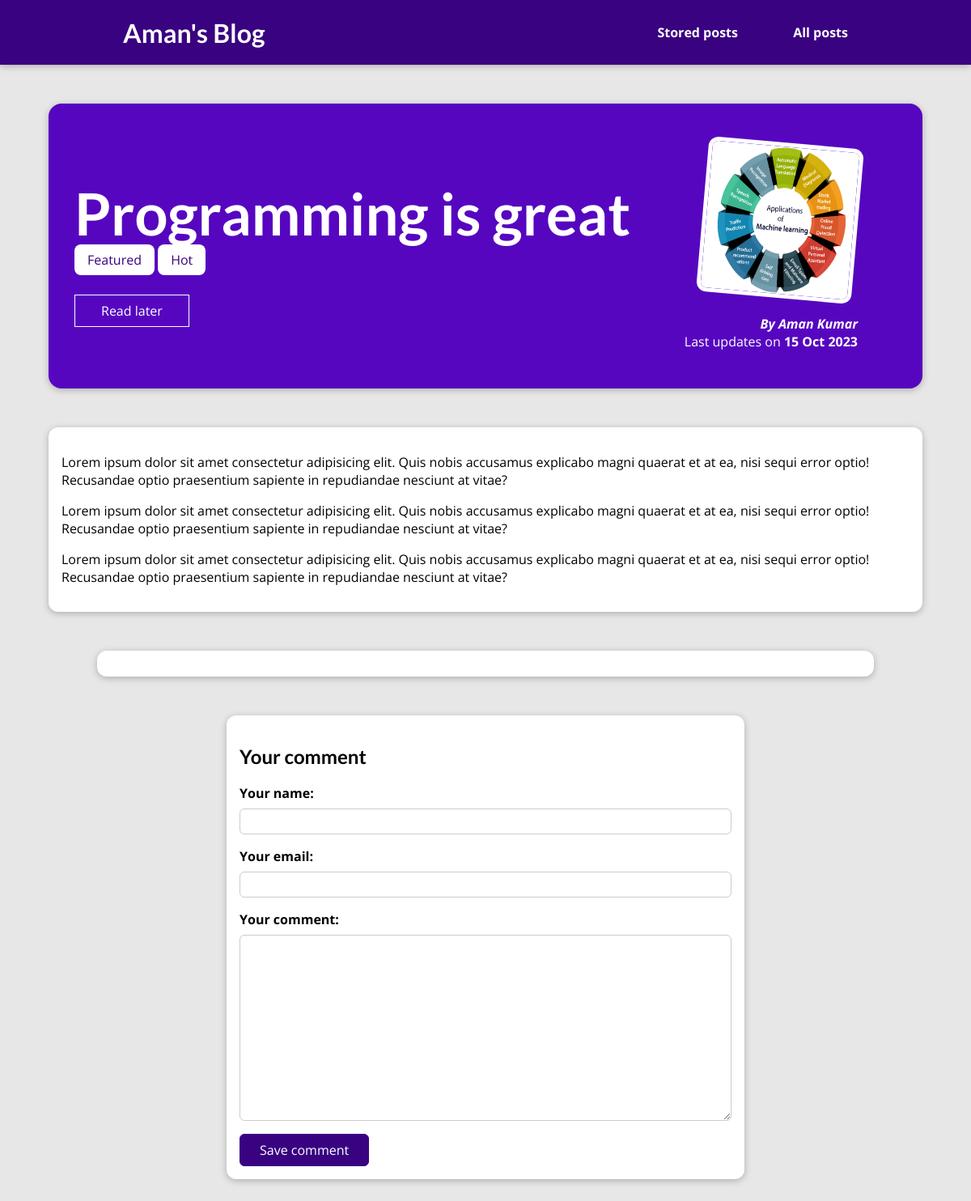
Page /posts/programming-is-fun on the committed database.
### blog/models.py (models this page shows, shortened)
class Post(models.Model):
    title = models.CharField(max_length=150)
    excerpt = models.CharField(max_length=200)
    image = models.ImageField(upload_to="image", null=True)
    date = models.DateField(auto_now=True)
    slug = models.SlugField(unique=True, db_index=True)
    content = models.TextField(validators=[MinLengthValidator(10)])
    author = models.ForeignKey(
        Author, on_delete=models.SET_NULL, null=True, related_name="posts")
    tags = models.ManyToManyField(Tag)

class Tag(models.Model):
    caption = models.CharField(max_length=20)

class Author(models.Model):
    first_name = models.CharField(max_length=100)
    last_name = models.CharField(max_length=100)
    email_address = models.EmailField()
    def full_name(self):
        return f"{self.first_name} {self.last_name}"
    def __str__(self):
        return self.full_name()

### blog/views.py (the view, shortened to what this page needs)
# urls.py: path("posts/<slug:slug>", views.PostDetailView.as_view(),
class PostDetailView(View):
    def get(self, request, slug):
        post = Post.objects.get(slug=slug)
        stored_posts = request.session.get("stored_posts")
        is_saved_for_later = False
        if stored_posts is not None:
            is_saved_for_later = post.id in stored_posts
        context = {
            "post": post,
            "tags": post.tags.all(),
            "comment_form": CommentForm(),
            "comments": post.comments.all(),
            "saved_for_later": is_saved_for_later
        }
        return render(request, "blog/post-detail.html", context)

### blog/forms.py
class CommentForm(forms.ModelForm):
    class Meta:
        model = Comment
        exclude = ["post"]
        labels = {
            "user_name": "Your name",
            "user_email": "Your email",
            "text": "Your comment"
        }

### blog/templates/blog/post-detail.html (shortened to what this page needs)
{% extends "base.html" %}
{% load static %}
{% block css_files %}
<link rel="stylesheet" href="{% static "blog/post.css" %}">
<link rel="stylesheet" href="{% static "blog/all-posts.css" %}">
<link rel="stylesheet" href="{% static "blog/post-detail.css" %}">
{% endblock css_files %}
{% block content %}
<section id="summary">
    <h2>{{ post.title }}</h2>
    <div>
        {% for tag in tags %}
            <span class="tag">{{ tag.caption }}</span>
        {% endfor %}
    </div>
    <div id="read-later">
        <form action="{% url "read-later" %}" method="post">
            <button>
                {% if saved_for_later %}
                    Remove from read later
                {% else %}
                    Read later
                {% endif %}
            </button>
        </form>
    </div>
    <article>
        <img src="{{ post.image.url }}" alt="post image">
        <address>By <a href="mailto:{{post.author.email_address}}">{{ post.author|title }}</a></address>
        <div>
            Last updates on <time>{{ post.date|date:"d M Y" }}</time>
        </div>
    </article>
</section>
<main>
    <p>{{ post.content|linebreaks }}</p>
</main>
<section id="comments">
</section>
<section id = "comment-form">
    <h2>Your comment</h2>
    <form action = "{% url "post-detail-page" post.slug %}" method="post">
        {% for form_field in comment_form %}
        <div class="form-control {% if form_field.errors %}invalid{% endif %}">
            {{ form_field.label_tag }}
            {{ form_field }}
        </div>
        {% endfor %}
        <button> Save comment </button>
    </form>
</section>
{% endblock content %}

### static/app.css (style rules this page uses)
* { box-sizing: border-box; }
html { font-family: 'Open Sans', 'Lato', sans-serif; }
body { margin: 0; }
h1, h2, h3 { font-family: 'Lato', sans-serif; font-weight: bold; }

### blog/static/blog/all-posts.css (style rules this page uses)
body { background-color: #e7e7e7; }

### blog/static/blog/post-detail.css (style rules this page uses)
body { background-color: #e7e7e7; }
#summary { margin: 8rem auto 3rem auto; padding: 2rem; width: 90%; max-width: 90rem; border-radius: 16px; background-color: #5706c0; position: relative; box-shadow: 0 2px 8px rgba(0, 0, 0, 0.25); height: 22rem; }
#summary h2 { color: white; font-size: 4.5rem; margin-bottom: 0.25rem; }
#summary article { position: absolute; top: 2rem; right: 3rem; padding: 1rem 2rem; border-radius: 12px; text-align: right; color: white; }
#summary article img { width: 12rem; height: 12rem; border-radius: 12px; transform: rotateZ(5deg); border: 5px solid white; margin-bottom: 1rem; }
#summary address { font-weight: bold; }
#summary a { color: white; text-decoration: none; }
#summary time { font-weight: bold; }
#read-later { margin: 2rem 0; }
#read-later button { background-color: transparent; border: 1px solid white; padding: 0.5rem 2rem; font: inherit; color: white; cursor: pointer; }
main { width: 90%; max-width: 90rem; margin: 3rem auto; background-color: white; padding: 1rem; border-radius: 12px; box-shadow: 0 2px 8px rgba(0, 0, 0, 0.25); }
.tag { background-color: white; color: #390281; padding: 0.5rem 1rem; border-radius: 8px; }
#comment-form { margin: 3rem auto; width: 90%; max-width: 40rem; border-radius: 12px; background-color: white; box-shadow: 0 2px 8px rgba(0, 0, 0, 0.25); padding: 1rem; }
#comment-form button { font: inherit; background-color: #390281; color: white; border: 1px solid #390281; padding: 0.5rem 1.5rem; border-radius: 6px; cursor: pointer; }
.form-control { margin-bottom: 1rem; }
.form-control label { font-weight: bold; margin-bottom: 0.5rem; display: block; }
.form-control input, .form-control textarea { display: block; width: 100%; font: inherit; padding: 0.25rem; border-radius: 6px; border: 1px solid #ccc; }
#comments { margin: 3rem auto; width: 90%; max-width: 60rem; border-radius: 12px; background-color: white; box-shadow: 0 2px 8px rgba(0, 0, 0, 0.25); padding: 1rem 2rem; }

### rows in the picture
Post: title "Programming is great", image (picture), author "Aman Kumar", date "15 Oct 2023", content "Lorem ipsum dolor sit amet consectetur adipisicing elit. Quis nobis accusamus explicabo magni quaerat et at ea, nisi sequi error optio! Recusandae optio praesentium sapiente in repudiandae nesciunt at vitae? Lorem ipsum dolor sit amet consectetur adipisicing elit. Quis nobis accusamus explicabo magni quaerat et at ea, nisi sequi error optio! Recusandae optio praesentium sapiente in repudiandae nesciunt at vitae? Lorem ipsum dolor sit amet consectetur adipisicing elit. Quis nobis accusamus explicabo magni quaerat et at ea, nisi sequi error optio! Recusandae optio praesentium sapiente in repudiandae nesciunt at vitae?"
Tag: caption "Featured"
Tag: caption "Hot"
